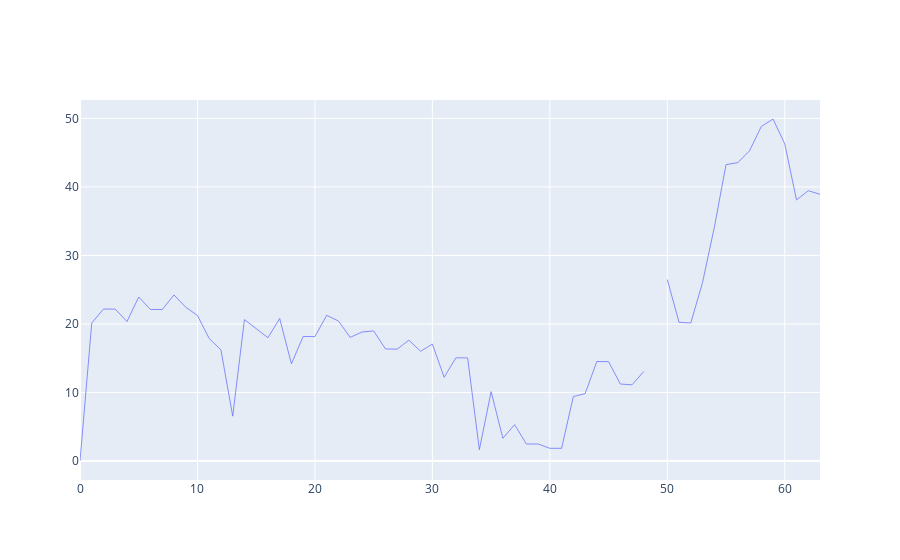

Source (notebook cell):
### Code cell
#There are missing values between 48 and 50
fig = go.Figure()

# Add traces
fig.add_trace(go.Scatter(y=df7["FM"],
                    mode='lines',
                    name='FM',
                    line=dict(width=0.75)))

fig.update_layout(
    title_text='Forward Motion of Hurricane Dorian (2019)', # title of plot
    xaxis_title_text='Time (6 hr increments)', # xaxis label
    yaxis_title_text='kph', # yaxis label
)

fig.show()

### Figure 1 — Plotly figure (JSON) as saved in the notebook; plotly's stock layout.template omitted (floating-point values rounded to 4 significant figures)
{"data": [{"line": {"width": 0.75}, "mode": "lines", "name": "M", "type": "scatter", "y": [0, 20.14, 22.17, 22.16, 20.35, 23.93, 22.12, 22.1, 24.23, 22.44, 21.24, 17.87, 16.22, 6.542, 20.63, 19.3, 17.99, 20.79, 14.18, 18.18, 18.15, 21.26, 20.44, 18.04, 18.82, 18.98, 16.36, 16.32, 17.63, 16.02, 17.06, 12.21, 15.06, 15.05, 1.658, 10.12, 3.314, 5.303, 2.484, 2.483, 1.853, 1.853, 9.41, 9.827, 14.52, 14.5, 11.23, 11.12, 13.07, null, 26.48, 20.23, 20.14, 26.04, 34.07, 43.24, 43.54, 45.26, 48.81, 49.91, 46.27, 38.1, 39.44, 38.92]}], "layout": {}}
